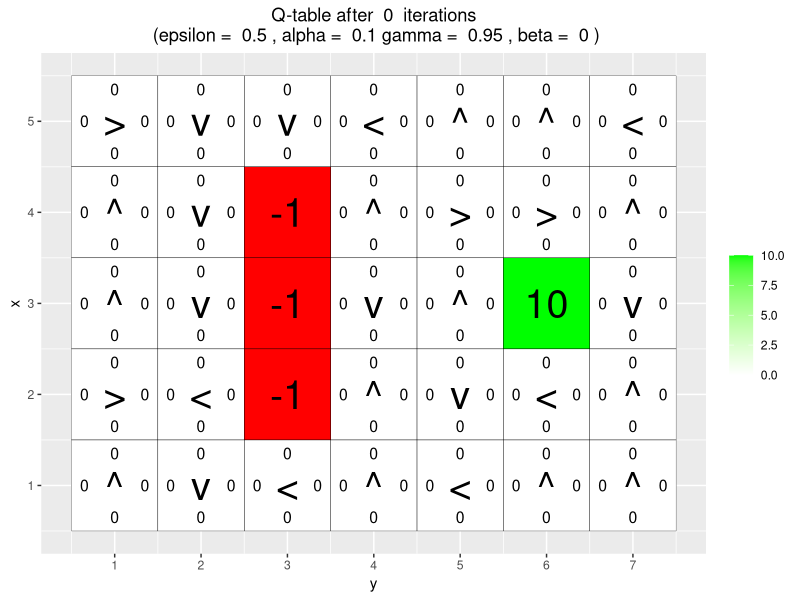
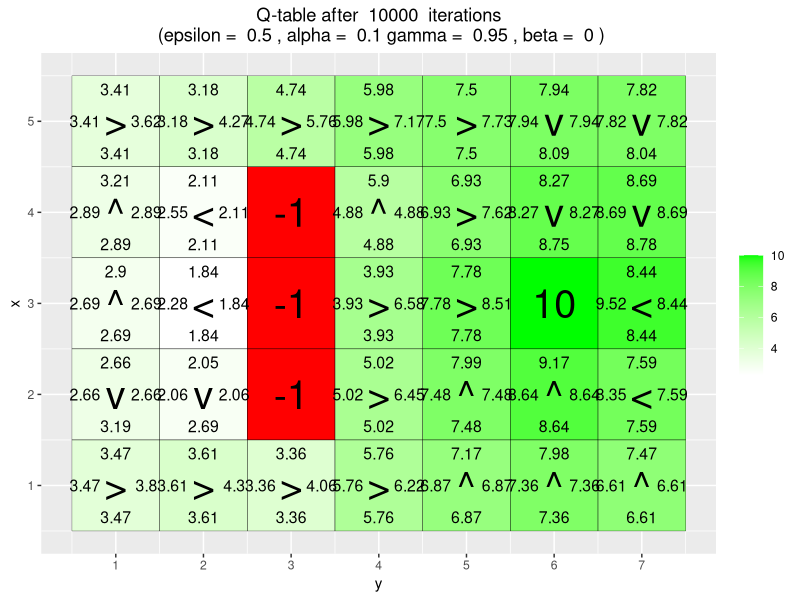
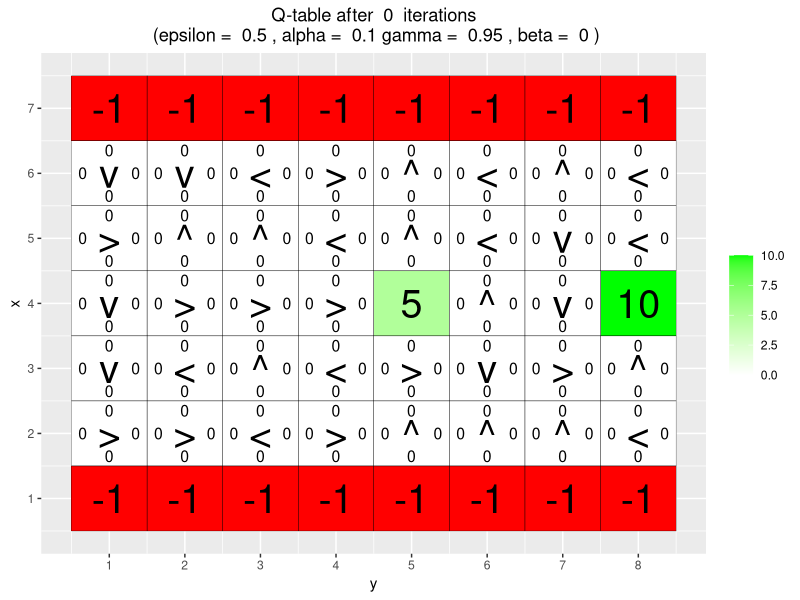
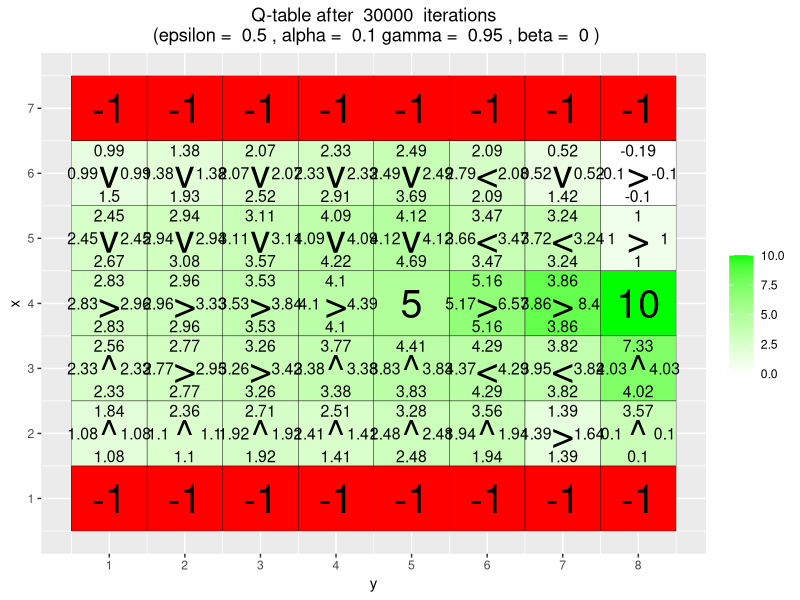
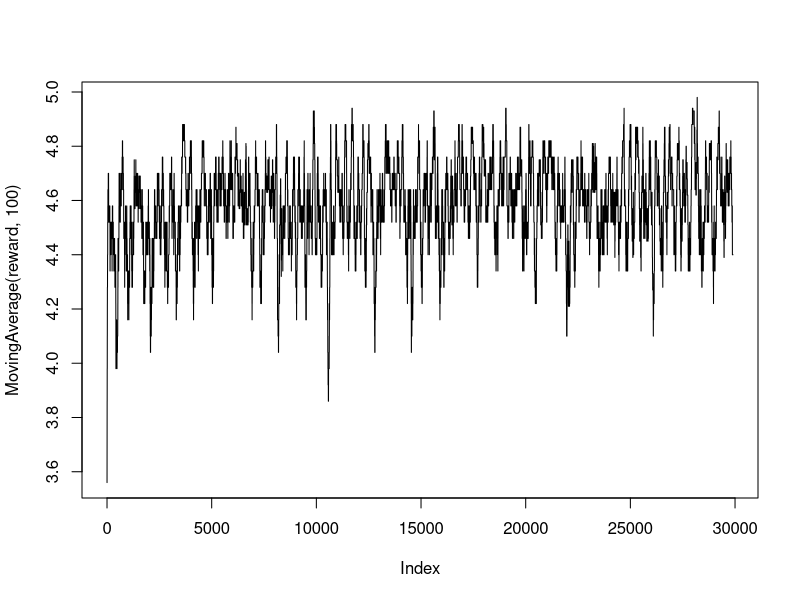
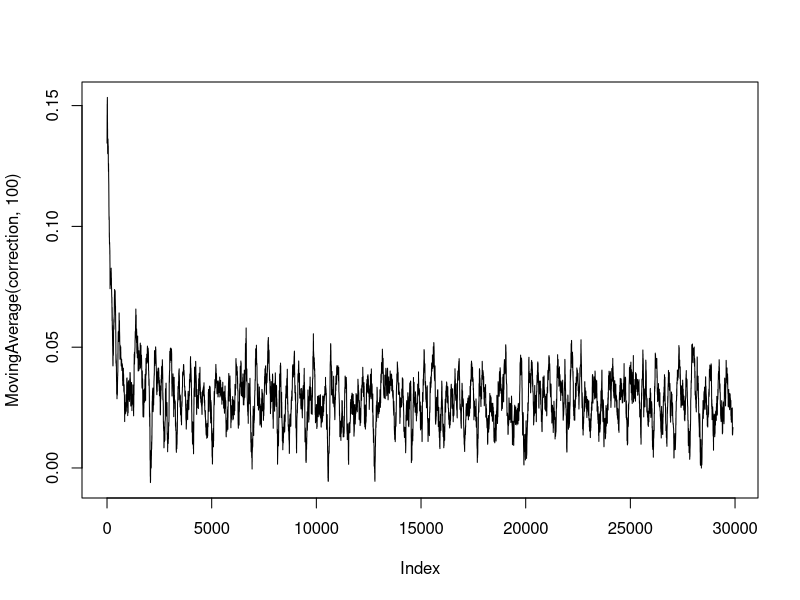
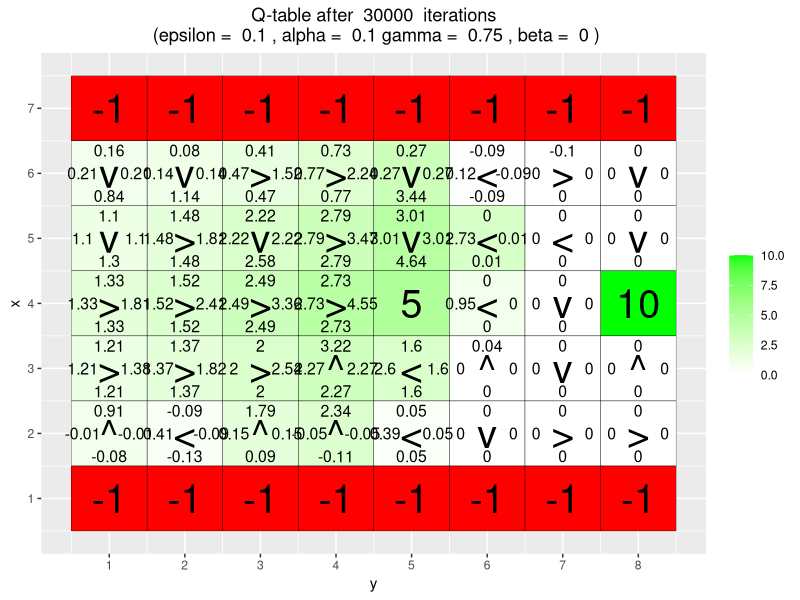
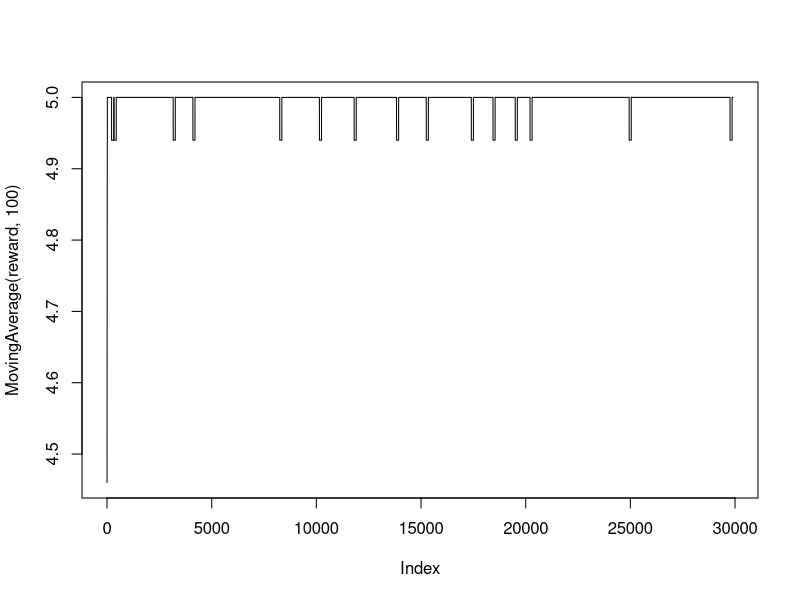

Generate these figures, in order, with R:
# By Jose M. Peña and Joel Oskarsson.
# For teaching purposes.
# jose.m.pena@liu.se.

#####################################################################################################
# Q-learning
#####################################################################################################

# install.packages("ggplot2")
# install.packages("vctrs")
library(ggplot2)

# If you do not see four arrows in line 16, then do the following:
# File/Reopen with Encoding/UTF-8

arrows <- c("^", ">", "v", "<")
action_deltas <- list(c(1,0), # up
                      c(0,1), # right
                      c(-1,0), # down
                      c(0,-1)) # left

vis_environment <- function(iterations=0, epsilon = 0.5, alpha = 0.1, gamma = 0.95, beta = 0){
  
  # Visualize an environment with rewards. 
  # Q-values for all actions are displayed on the edges of each tile.
  # The (greedy) policy for each state is also displayed.
  # 
  # Args:
  #   iterations, epsilon, alpha, gamma, beta (optional): for the figure title.
  #   reward_map (global variable): a HxW array containing the reward given at each state.
  #   q_table (global variable): a HxWx4 array containing Q-values for each state-action pair.
  #   H, W (global variables): environment dimensions.
  
  df <- expand.grid(x=1:H,y=1:W)
  foo <- mapply(function(x,y) ifelse(reward_map[x,y] == 0,q_table[x,y,1],NA),df$x,df$y)
  df$val1 <- as.vector(round(foo, 2))
  foo <- mapply(function(x,y) ifelse(reward_map[x,y] == 0,q_table[x,y,2],NA),df$x,df$y)
  df$val2 <- as.vector(round(foo, 2))
  foo <- mapply(function(x,y) ifelse(reward_map[x,y] == 0,q_table[x,y,3],NA),df$x,df$y)
  df$val3 <- as.vector(round(foo, 2))
  foo <- mapply(function(x,y) ifelse(reward_map[x,y] == 0,q_table[x,y,4],NA),df$x,df$y)
  df$val4 <- as.vector(round(foo, 2))
  foo <- mapply(function(x,y) 
    ifelse(reward_map[x,y] == 0,arrows[GreedyPolicy(x,y)],reward_map[x,y]),df$x,df$y)
  df$val5 <- as.vector(foo)
  foo <- mapply(function(x,y) ifelse(reward_map[x,y] == 0,max(q_table[x,y,]),
                                     ifelse(reward_map[x,y]<0,NA,reward_map[x,y])),df$x,df$y)
  df$val6 <- as.vector(foo)
  
  print(ggplot(df,aes(x = y,y = x)) +
          scale_fill_gradient(low = "white", high = "green", na.value = "red", name = "") +
          geom_tile(aes(fill=val6)) +
          geom_text(aes(label = val1),size = 4,nudge_y = .35,na.rm = TRUE) +
          geom_text(aes(label = val2),size = 4,nudge_x = .35,na.rm = TRUE) +
          geom_text(aes(label = val3),size = 4,nudge_y = -.35,na.rm = TRUE) +
          geom_text(aes(label = val4),size = 4,nudge_x = -.35,na.rm = TRUE) +
          geom_text(aes(label = val5),size = 10) +
          geom_tile(fill = 'transparent', colour = 'black') + 
          ggtitle(paste("Q-table after ",iterations," iterations\n",
                        "(epsilon = ",epsilon,", alpha = ",alpha,"gamma = ",gamma,", beta = ",beta,")")) +
          theme(plot.title = element_text(hjust = 0.5)) +
          scale_x_continuous(breaks = c(1:W),labels = c(1:W)) +
          scale_y_continuous(breaks = c(1:H),labels = c(1:H)))
  
}

GreedyPolicy <- function(x, y){
  
  # Get a greedy action for state (x,y) from q_table.
  #
  # Args:
  #   x, y: state coordinates.
  #   q_table (global variable): a HxWx4 array containing Q-values for each state-action pair.
  # 
  # Returns:
  #   An action, i.e. integer in {1,2,3,4}.
  
  # Your code here.
  action = which(q_table[x,y,]==max(q_table[x,y,]))
  if(length(action)>1){
    action = sample(action, 1)
  }
  return(action)
}

EpsilonGreedyPolicy <- function(x, y, epsilon){
  
  # Get an epsilon-greedy action for state (x,y) from q_table.
  #
  # Args:
  #   x, y: state coordinates.
  #   epsilon: probability of acting randomly.
  # 
  # Returns:
  #   An action, i.e. integer in {1,2,3,4}.
  
  # Your code here.
  if (runif(1)>epsilon){
    return(GreedyPolicy(x,y))
  }else{
    return(sample(1:4))
  }
}

transition_model <- function(x, y, action, beta){
  
  # Computes the new state after given action is taken. The agent will follow the action 
  # with probability (1-beta) and slip to the right or left with probability beta/2 each.
  # 
  # Args:
  #   x, y: state coordinates.
  #   action: which action the agent takes (in {1,2,3,4}).
  #   beta: probability of the agent slipping to the side when trying to move.
  #   H, W (global variables): environment dimensions.
  # 
  # Returns:
  #   The new state after the action has been taken.
  
  delta <- sample(-1:1, size = 1, prob = c(0.5*beta,1-beta,0.5*beta))
  final_action <- ((action + delta + 3) %% 4) + 1
  foo <- c(x,y) + unlist(action_deltas[final_action])
  foo <- pmax(c(1,1),pmin(foo,c(H,W)))
  
  return (foo)
}

q_learning <- function(start_state, epsilon = 0.5, alpha = 0.1, gamma = 0.95, 
                       beta = 0){
  
  # Perform one episode of Q-learning. The agent should move around in the 
  # environment using the given transition model and update the Q-table.
  # The episode ends when the agent reaches a terminal state.
  # 
  # Args:
  #   start_state: array with two entries, describing the starting position of the agent.
  #   epsilon (optional): probability of acting greedily.
  #   alpha (optional): learning rate.
  #   gamma (optional): discount factor.
  #   beta (optional): slipping factor.
  #   reward_map (global variable): a HxW array containing the reward given at each state.
  #   q_table (global variable): a HxWx4 array containing Q-values for each state-action pair.
  # 
  # Returns:
  #   reward: reward received in the episode.
  #   correction: sum of the temporal difference correction terms over the episode.
  #   q_table (global variable): Recall that R passes arguments by value. So, q_table being
  #   a global variable can be modified with the superassigment operator <<-.
  
  # Your code here.
  current_state = start_state
  repeat{
    # Follow policy, execute action, get reward.
    
    # Q-table update.
    episode_correction = 0
    action = EpsilonGreedyPolicy(current_state[1],current_state[2], epsilon)
    new_state = transition_model(current_state[1],current_state[2], action=action, beta=beta)
    reward = reward_map[new_state[1],new_state[2]]
    
    # Calculate correction  
    correction = alpha*(gamma*max(q_table[new_state[1],new_state[2],]) +
                            reward-q_table[current_state[1],current_state[2],action])
    
    # Update current Q-table
    q_table[current_state[1],current_state[2],action] <<- 
        q_table[current_state[1],current_state[2],action] + correction
    
    #Sum all corrections
    episode_correction = episode_correction + correction
    current_state = new_state
    
    if(reward!=0)
      # End episode.
      return (c(reward,episode_correction))
    
  }
  
}
#####################################################################################################
# Q-Learning Environments
#####################################################################################################

# Environment A (learning)

H <- 5
W <- 7

reward_map <- matrix(0, nrow = H, ncol = W)
reward_map[3,6] <- 10
reward_map[2:4,3] <- -1

q_table <- array(0,dim = c(H,W,4))

vis_environment()

for(i in 1:10000){
  foo <- q_learning(start_state = c(3,1))
  
  if(any(i==c(10000)))
    vis_environment(i)
}

# Environment B (the effect of epsilon and gamma)

H <- 7
W <- 8

reward_map <- matrix(0, nrow = H, ncol = W)
reward_map[1,] <- -1
reward_map[7,] <- -1
reward_map[4,5] <- 5
reward_map[4,8] <- 10

q_table <- array(0,dim = c(H,W,4))

vis_environment()

MovingAverage <- function(x, n){
  
  cx <- c(0,cumsum(x))
  rsum <- (cx[(n+1):length(cx)] - cx[1:(length(cx) - n)]) / n
  
  return (rsum)
}


for(j in c(0.95)){
  q_table <- array(0,dim = c(H,W,4))
  reward <- NULL
  correction <- NULL
  
  for(i in 1:30000){
    foo <- q_learning(gamma = j, start_state = c(4,1))
    reward <- c(reward,foo[1])
    correction <- c(correction,foo[2])
  }
  
  vis_environment(i, gamma = j)
  plot(MovingAverage(reward,100),type = "l")
  plot(MovingAverage(correction,100),type = "l")
}

for(j in c(0.75)){
  q_table <- array(0,dim = c(H,W,4))
  reward <- NULL
  correction <- NULL
  
  for(i in 1:30000){
    foo <- q_learning(epsilon = 0.1, gamma = j, start_state = c(4,1))
    reward <- c(reward,foo[1])
    correction <- c(correction,foo[2])
  }
  
  vis_environment(i, epsilon = 0.1, gamma = j)
  plot(MovingAverage(reward,100),type = "l")
  plot(MovingAverage(correction,100),type = "l")
}

# Environment C (the effect of beta).

H <- 3
W <- 6

reward_map <- matrix(0, nrow = H, ncol = W)
reward_map[1,2:5] <- -1
reward_map[1,6] <- 10

q_table <- array(0,dim = c(H,W,4))

vis_environment()

for(j in c(0.66)){
  q_table <- array(0,dim = c(H,W,4))
  
  for(i in 1:10000)
    foo <- q_learning(gamma = 0.6, beta = j, start_state = c(1,1))
  
  vis_environment(i, gamma = 0.6, beta = j)
}